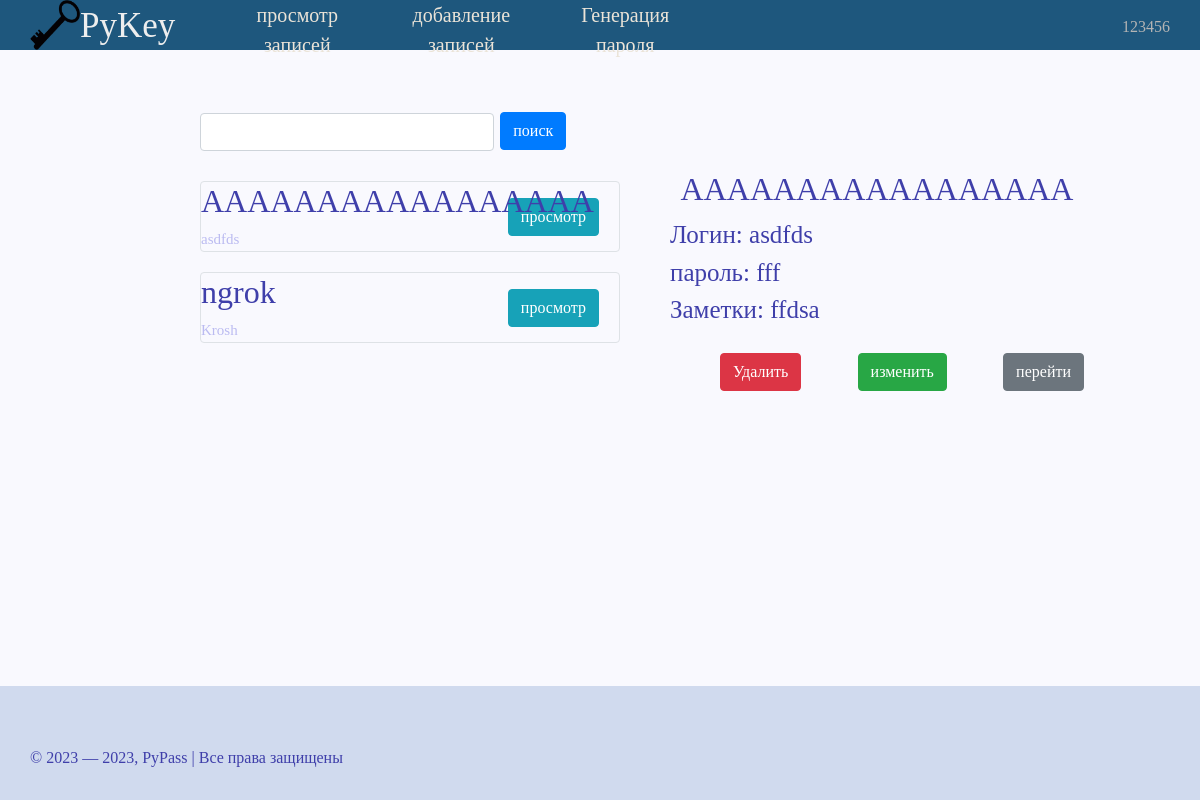
The page /View_list_withinfo/1 (signed in) on the database its author committed.
### data/user.py (models this page shows, shortened)
class User(SqlAlchemyBase, UserMixin):
    __tablename__ = 'users'
    id = sqlalchemy.Column(sqlalchemy.Integer,
                           primary_key=True, autoincrement=True)
    name = sqlalchemy.Column(sqlalchemy.String, nullable=True)
    email = sqlalchemy.Column(sqlalchemy.String,
                              index=True, unique=True, nullable=True)
    password = sqlalchemy.Column(sqlalchemy.String, nullable=True)
    reset_code = sqlalchemy.Column(sqlalchemy.String, nullable=True)

### data/passwords.py (models this page shows, shortened)
class Passwords(SqlAlchemyBase):
    __tablename__ = 'password'
    id = sqlalchemy.Column(sqlalchemy.Integer,
                           primary_key=True, autoincrement=True)
    user_id = sqlalchemy.Column(sqlalchemy.Integer,
                                sqlalchemy.ForeignKey("users.id"))
    title = sqlalchemy.Column(sqlalchemy.String)
    login = sqlalchemy.Column(sqlalchemy.String)
    password = sqlalchemy.Column(sqlalchemy.String)
    site = sqlalchemy.Column(sqlalchemy.String)
    note = sqlalchemy.Column(sqlalchemy.String, nullable=True)

### server.py (the view)
@app.route('/View_list_withinfo/<int:id>', methods=['GET', 'POST'])
def View_list_withinfo(id):
    form = ViewInfo()
    db_sess = db_session.create_session()
    password = db_sess.query(Passwords).filter(Passwords.user_id == current_user.id)
    show_info = db_sess.query(Passwords).filter(Passwords.id == id).first()
    show_pass = fernet.decrypt(show_info.password).decode()
    if form.validate_on_submit():
        text = form.search_field.data
        password = list(db_sess.query(Passwords).filter((Passwords.user_id == current_user.id),
                                                        (Passwords.title.like(f'%{text.lower()}%')) |
                                                        (Passwords.title.like(f'%{text.upper()}%'))))
    empty_list = empty_check(list(password))
    return render_template('View_list.html', password=password, form=form, title='!!!!',
                           show_info=show_info, empty_list=empty_list, show_pass=show_pass)

### forms.py
class ViewInfo(FlaskForm):
    search_field = StringField(validators=[DataRequired()])
    search = SubmitField('поиск')
    show_info_button = SubmitField('просмотр')

### data/db_session.py (called while the page is built)
def create_session() -> Session:
    global __factory
    return __factory()

### server.py (called while the page is built)
@login_manager.user_loader
def load_user(user_id):
    db_sess = db_session.create_session()
    return db_sess.query(User).get(user_id)

### work_func.py (called while the page is built)
def empty_check(some_list):
    if some_list:
        return True
    else:
        return False

### templates/View_list.html (shortened to what this page needs)
{% extends "base.html" %}
{% block content %}
<form action="" method="post" novalidate>
	<div class="conteriner_view">
		<div class="container_right">
			<div class="search_place"><div class="give_place_to_buttton">{{ form.search_field(class="form-control") }}</div>
			{{ form.search(type="submit", class="btn btn-primary") }}</div>
			{% if empty_list %}
				{% for item in password%}
					<div class="box col-md6 border rounded">
						<h2>{{ item.title }}</h2>
						<span class="small_text">{{ item.login }}</span>
						<a href="{{ url_for('View_list_withinfo', id=item.id) }}" class="btn btn-info" id="show_info_button">просмотр</a>
					</div>
				{% endfor %}
			{% else %}
				<h2> Ничего не найдено </h2>
			{% endif %}
		</div>
		{% if show_info %}
		<div class="show_container">
				<div class="information_title">
					<h2 class="info">{{ show_info.title }}</h2>
				</div>
				<div class="size-control">
					<span class="info yes_wrap">Логин: {{ show_info.login }}</span></br>
				</div>
				<span class="info">пароль: {{ show_pass }}</span></br>
				{% if show_info.note %}
				<div class="size-control">
					<span class="info yes_wrap">Заметки: {{ show_info.note }}</span></br>
				</div>
				{% endif %}
				<a href="{{ url_for('delete_info', id=show_info.id) }}" class="btn btn-danger" id="delete_button">Удалить</a>
				<a href="{{ url_for('change_info', id=show_info.id) }}" class="btn btn-success" id="delete_button">изменить</a>
				{% if show_info.site %}
					<a href="{{ show_info.site }}" class="btn btn-secondary" id="delete_button">перейти</a>
				{% endif %}
		</div>
		{% endif %}
	</div>
</form>
{% endblock %}

### templates/base.html (shortened to what this page needs)
<!DOCTYPE html>
<html lang="ru">
<head>
	<link rel="stylesheet" href="https://maxcdn.bootstrapcdn.com/bootstrap/4.0.0/css/bootstrap.min.css">
	<link rel="stylesheet" type="text/css" href="{{ url_for('static', filename='css/mainstyle.css') }}">
</head>
<body>
	<div class="header">
		<div class="logo">
			<a href="{{ url_for('index') }}"><img class="logotip" src="{{ url_for('static', filename='data/key.png') }}" alt="logo"></a>
			<span class="smallintrodaction">PyKey</span>
			<div class="menu">
				{% if current_user.is_authenticated %}
					<ul>
						<li><a href="{{ url_for('View_list') }}">просмотр записей</a></li>
						<li><a href="{{ url_for('Adding_info') }}">добавление записей</a></li>
						<li><a href="{{ url_for('create_pass') }}">Генерация пароля</a></li>
					</ul>
				{% else %}
					<ul>
						<li><a href="{{ url_for('create_pass') }}">Генерация пароля</a></li>
					</ul>
				{% endif %}
				<div class="profile">
					{% if current_user.is_authenticated %}
						<a href="{{ url_for('profile') }}" class="login">{{ current_user.name }}</a>
					{% else %}
						<a href="{{ url_for('login') }}" class="login">Авторизаяция</a>
						<a href="{{ url_for('regist') }}" class="regist">регистрация</a>
					{% endif %}
				</div>
			</div>
		</div>
	</div>
	<div class="container_box">
    		{% block content %}{% endblock %}
	</div>
	<div class="footer">
		<div class="footer-text">© 2023 — 2023, PyPass | Все права защищены</div>
	</div>
</body>
</html>

### static/css/mainstyle.css (style rules this page uses)
html { height: 100%; }
body { font-family: fantasy; margin: 0; padding: 0; color: #3F3FAA; display: flex; flex-direction: column; height: 100%; background-color: #F9F9FE; }
.header { background-color: #1E577D; text-align: left; color:#EEE; flex: 0 0 auto; }
.logo { max-height: 50px; margin: 0px 30px; display:flex; }
.logotip { width: 50px; height: 50px; }
.smallintrodaction { font-size: 35px; height: 50px; cursor: default; color: FFF; }
.profile { position: absolute; margin: 15px; 15px; right: 0px; top: 0px; }
.login { margin: 15px; 15px; text-decoration: none; color: #B4B4B4; }
.menu ul li { list-style: none; float: left; text-align: center; }
.menu ul li a { color:#EBE4D8; margin-left: 10px; margin-right: 10px; display: inline-block; text-decoration: none; width: 12vw; font-size: 20px; height: 50px; cursor: pointer; }
.container_box { flex: 1 0 auto; font-size: 25px; margin: 60px; margin-left: 200px; margin-right: 200px; }
.conteriner_view { display:flex; }
.container_right { display:inline-block; min-width: 35vw; }
.show_container { margin: 50px; display:inline-block; flex: 1 0 auto; }
.size-control { max-width: 40vw; white-space: normal; }
.info.yes_wrap { white-space: normal; }
.info { margin-top: 10px; }
.information_title { width: auto; text-align: center; }
.give_place_to_buttton { display: inline-block; width: 70%; }
.search_place { margin-bottom: 30px; }
.small_text { font-size: 15px; color: #BBBBF1; }
.box { font-size: 15px; margin-top: 20px; margin-bottom: 20px; }
#show_info_button { margin-top: -30px; margin-right:20px; float: right; }
#delete_button { margin-left: 50px; margin-top: 24px; }
.footer { position: relative; flex: 0 0 auto; width: 100%; background-color: #D0DAEE; }
.footer-text { margin: 30px; margin-top: 60px; }

### rows shown on the page
User: name "123456"
Passwords: title "AAAAAAAAAAAAAAAAA", login "asdfds", note "ffdsa"
Passwords: title "ngrok", login "Krosh"

### other values the page prints
{{ show_pass }} "fff"
